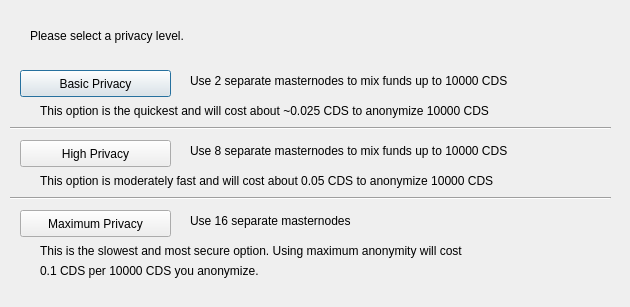
<?xml version="1.0" encoding="UTF-8"?>
<ui version="4.0">
 <class>ObfuscationConfig</class>
 <widget class="QDialog" name="ObfuscationConfig">
  <property name="geometry">
   <rect>
    <x>0</x>
    <y>0</y>
    <width>630</width>
    <height>307</height>
   </rect>
  </property>
  <property name="windowTitle">
   <string>Configure Obfuscation</string>
  </property>
  <widget class="QPushButton" name="buttonBasic">
   <property name="geometry">
    <rect>
     <x>20</x>
     <y>70</y>
     <width>151</width>
     <height>27</height>
    </rect>
   </property>
   <property name="text">
    <string>Basic Privacy</string>
   </property>
  </widget>
  <widget class="QPushButton" name="buttonHigh">
   <property name="geometry">
    <rect>
     <x>20</x>
     <y>140</y>
     <width>151</width>
     <height>27</height>
    </rect>
   </property>
   <property name="text">
    <string>High Privacy</string>
   </property>
  </widget>
  <widget class="QPushButton" name="buttonMax">
   <property name="geometry">
    <rect>
     <x>20</x>
     <y>210</y>
     <width>151</width>
     <height>27</height>
    </rect>
   </property>
   <property name="text">
    <string>Maximum Privacy</string>
   </property>
  </widget>
  <widget class="QLabel" name="label">
   <property name="geometry">
    <rect>
     <x>30</x>
     <y>20</y>
     <width>571</width>
     <height>31</height>
    </rect>
   </property>
   <property name="text">
    <string>Please select a privacy level.</string>
   </property>
  </widget>
  <widget class="QLabel" name="label_2">
   <property name="geometry">
    <rect>
     <x>190</x>
     <y>70</y>
     <width>421</width>
     <height>21</height>
    </rect>
   </property>
   <property name="text">
    <string>Use 2 separate masternodes to mix funds up to 10000 CDS</string>
   </property>
  </widget>
  <widget class="QLabel" name="label_3">
   <property name="geometry">
    <rect>
     <x>190</x>
     <y>140</y>
     <width>411</width>
     <height>21</height>
    </rect>
   </property>
   <property name="text">
    <string>Use 8 separate masternodes to mix funds up to 10000 CDS</string>
   </property>
  </widget>
  <widget class="QLabel" name="label_4">
   <property name="geometry">
    <rect>
     <x>190</x>
     <y>210</y>
     <width>421</width>
     <height>21</height>
    </rect>
   </property>
   <property name="text">
    <string>Use 16 separate masternodes</string>
   </property>
  </widget>
  <widget class="QLabel" name="label_6">
   <property name="geometry">
    <rect>
     <x>40</x>
     <y>100</y>
     <width>561</width>
     <height>21</height>
    </rect>
   </property>
   <property name="text">
    <string>This option is the quickest and will cost about ~0.025 CDS to anonymize 10000 CDS</string>
   </property>
  </widget>
  <widget class="QLabel" name="label_7">
   <property name="geometry">
    <rect>
     <x>40</x>
     <y>170</y>
     <width>561</width>
     <height>21</height>
    </rect>
   </property>
   <property name="text">
    <string>This option is moderately fast and will cost about 0.05 CDS to anonymize 10000 CDS</string>
   </property>
  </widget>
  <widget class="QLabel" name="label_8">
   <property name="geometry">
    <rect>
     <x>40</x>
     <y>240</y>
     <width>561</width>
     <height>21</height>
    </rect>
   </property>
   <property name="text">
    <string>This is the slowest and most secure option. Using maximum anonymity will cost</string>
   </property>
  </widget>
  <widget class="QLabel" name="label_9">
   <property name="geometry">
    <rect>
     <x>40</x>
     <y>260</y>
     <width>561</width>
     <height>21</height>
    </rect>
   </property>
   <property name="text">
    <string>0.1 CDS per 10000 CDS you anonymize.</string>
   </property>
  </widget>
  <widget class="Line" name="line">
   <property name="geometry">
    <rect>
     <x>10</x>
     <y>120</y>
     <width>601</width>
     <height>16</height>
    </rect>
   </property>
   <property name="orientation">
    <enum>Qt::Horizontal</enum>
   </property>
  </widget>
  <widget class="Line" name="line_2">
   <property name="geometry">
    <rect>
     <x>10</x>
     <y>190</y>
     <width>601</width>
     <height>16</height>
    </rect>
   </property>
   <property name="orientation">
    <enum>Qt::Horizontal</enum>
   </property>
  </widget>
 </widget>
 <resources/>
 <connections/>
</ui>
